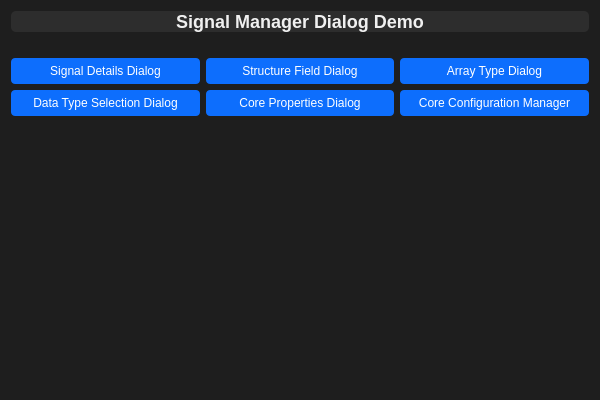
<?xml version="1.0" encoding="UTF-8"?>
<ui version="4.0">
 <class>DialogDemoWidget</class>
 <widget class="QWidget" name="DialogDemoWidget">
  <property name="geometry">
   <rect>
    <x>0</x>
    <y>0</y>
    <width>600</width>
    <height>400</height>
   </rect>
  </property>
  <property name="windowTitle">
   <string>Dialog Integration Demo</string>
  </property>
  <property name="styleSheet">
   <string notr="true">/* Dark theme stylesheet */
QWidget {
    background-color: #1e1e1e;
    color: #f0f0f0;
}

QLabel {
    color: #f0f0f0;
}

QFrame {
    background-color: #2d2d2d;
    border-radius: 5px;
}

QPushButton {
    background-color: #0d6efd;
    color: white;
    border: none;
    padding: 6px 12px;
    border-radius: 4px;
}

QPushButton:hover {
    background-color: #0b5ed7;
}

QPushButton:pressed {
    background-color: #0a58ca;
}

QGroupBox {
    border: 1px solid #505050;
    border-radius: 5px;
    margin-top: 1ex;
    font-weight: bold;
}

QGroupBox::title {
    subcontrol-origin: margin;
    subcontrol-position: top center;
    padding: 0 5px;
    color: #f0f0f0;
}</string>
  </property>
  <layout class="QVBoxLayout" name="verticalLayout">
   <item>
    <widget class="QLabel" name="title_label">
     <property name="alignment">
      <set>Qt::AlignCenter</set>
     </property>
     <property name="text">
      <string>Signal Manager Dialog Demo</string>
     </property>
     <property name="styleSheet">
      <string>font-size: 18px; font-weight: bold; margin-bottom: 20px;</string>
     </property>
    </widget>
   </item>
   <item>
    <layout class="QGridLayout" name="grid_layout">
     <item row="0" column="0">
      <widget class="QPushButton" name="signal_details_button">
       <property name="text">
        <string>Signal Details Dialog</string>
       </property>
      </widget>
     </item>
     <item row="0" column="1">
      <widget class="QPushButton" name="struct_field_button">
       <property name="text">
        <string>Structure Field Dialog</string>
       </property>
      </widget>
     </item>
     <item row="0" column="2">
      <widget class="QPushButton" name="array_type_button">
       <property name="text">
        <string>Array Type Dialog</string>
       </property>
      </widget>
     </item>
     <item row="1" column="0">
      <widget class="QPushButton" name="data_type_button">
       <property name="text">
        <string>Data Type Selection Dialog</string>
       </property>
      </widget>
     </item>
     <item row="1" column="1">
      <widget class="QPushButton" name="core_properties_button">
       <property name="text">
        <string>Core Properties Dialog</string>
       </property>
      </widget>
     </item>
     <item row="1" column="2">
      <widget class="QPushButton" name="core_config_button">
       <property name="text">
        <string>Core Configuration Manager</string>
       </property>
      </widget>
     </item>
    </layout>
   </item>
   <item>
    <spacer name="verticalSpacer">
     <property name="orientation">
      <enum>Qt::Vertical</enum>
     </property>
     <property name="sizeHint" stdset="0">
      <size>
       <width>20</width>
       <height>40</height>
      </size>
     </property>
    </spacer>
   </item>
  </layout>
 </widget>
 <resources/>
 <connections/>
</ui>
